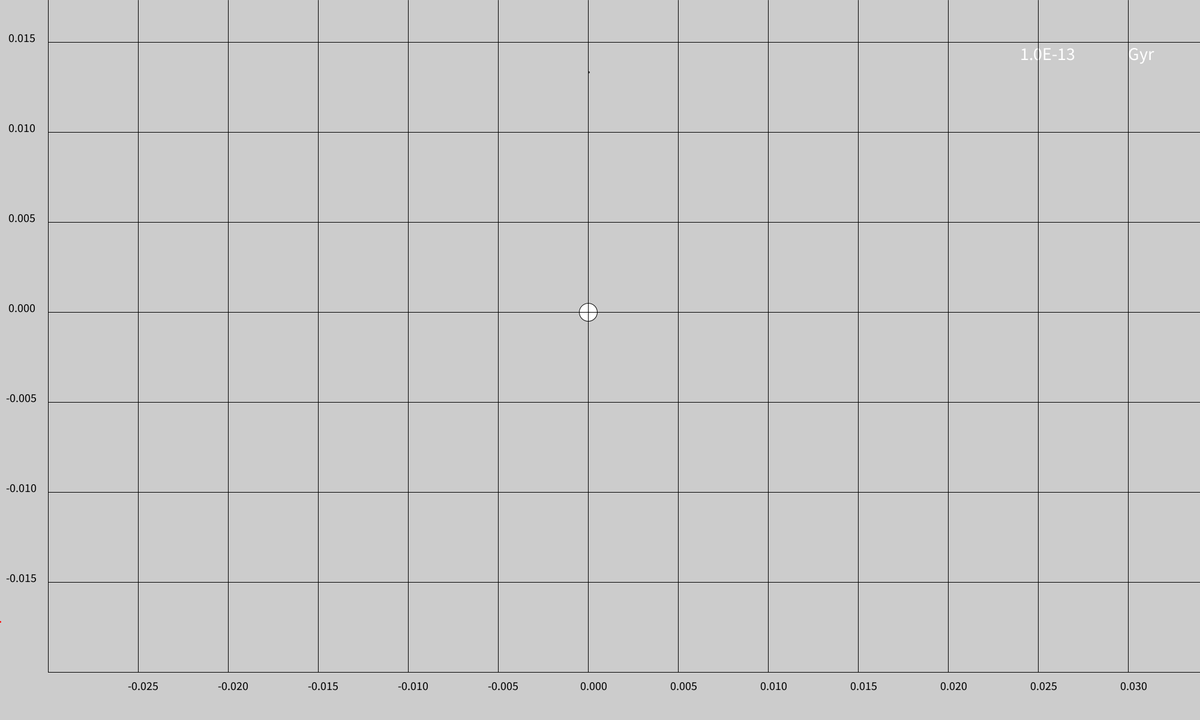
Frame 1 (no input)
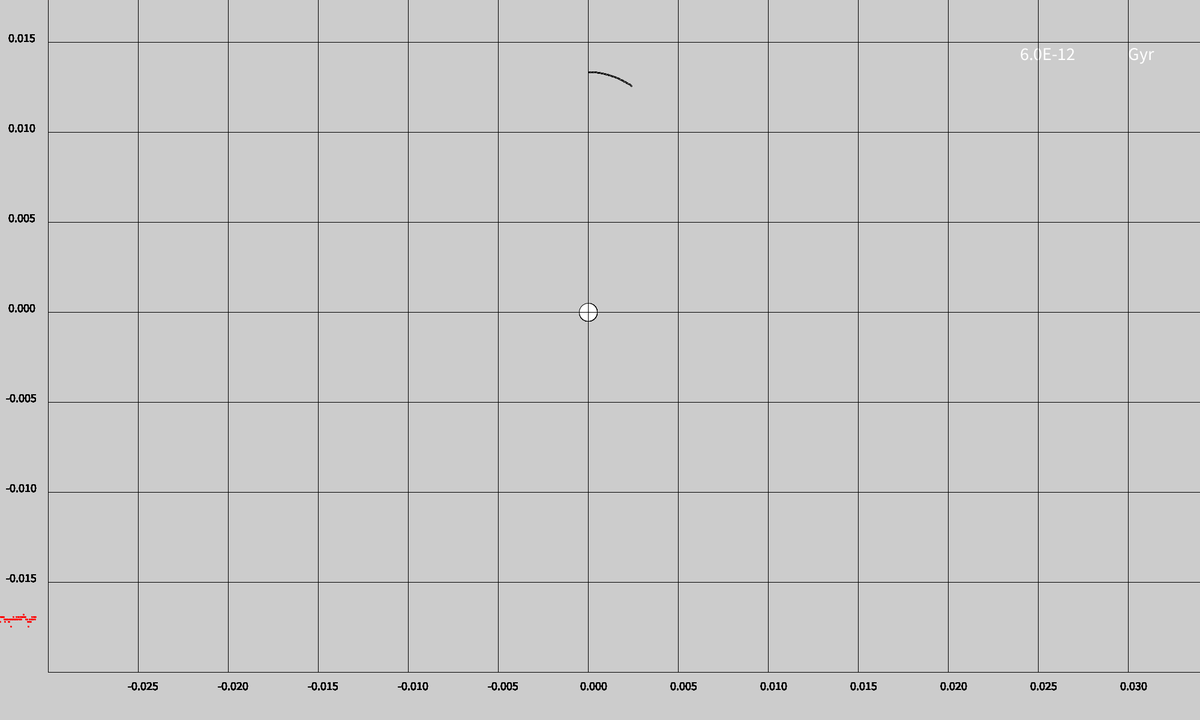
Frame 60 (the mouse pressed at the canvas centre just before this capture)
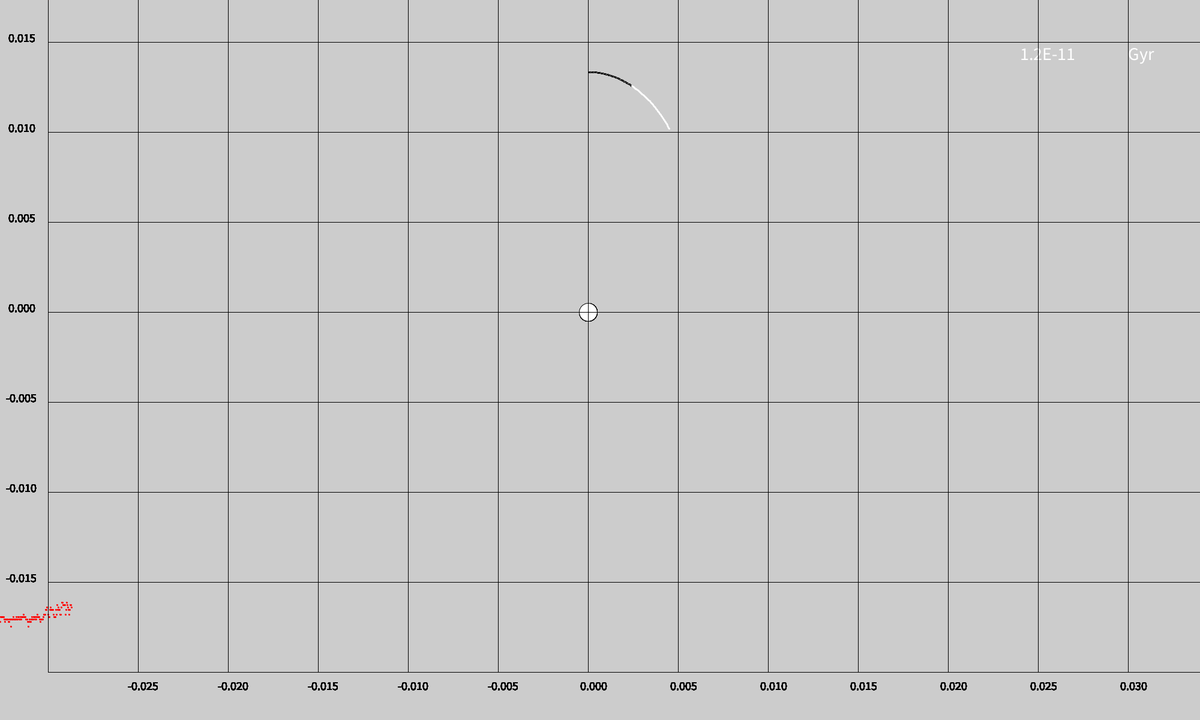
Frame 120 (the mouse held since frame 60 and released just before this capture)

The Processing sketch that drew these frames (run headless with seeded random() and noise(); from frame 60 on, the mouse is pressed at the canvas centre):

// Processing sketch: verlet_integrator
// ── verlet_integrator.pde
planet p;
sun s;
float x;
float y;
float kpc;
float kpcy;
float count;

void setup(){
  size(2000,1200);
  p = new planet();
  s = new sun();
  frameRate(100);
}

void draw(){
  PVector force = s.attract(p);
  p.apply(force);
  
  p.update();
  // PRINT TOTAL ENERGY
  //float ke = p.kinetic(s);
  //s.gpe(ke);





  // CREATE AXES
  line(80,0,80,1120);
  line(80,1120,2000,1120);
  p.display();
  s.display();
  
  //STOPPING TIME COUNT FROM BUGGING
  stroke(204);
  fill(204);
  rect(1650,50,190,100);
  stroke(204);
  fill(204);
  rect(1800,50,190,100);
  
  //TIME COUNT
  fill(255);
  stroke(0);
  textAlign(LEFT);
  textSize(30);  
  text(count*0.0000000000001 + " ",width-300,100);
  text("Gyr", width-120,100);
  

  //CREATING GRID
  count=count+0.0000000001;
  kpc = -0.025;
  kpcy = -0.015;
  x = 80;
  while (x<width) {
    line(x, 0, x, 1120);
    x = x + 150;
    stroke(0);
    fill(0);
    textSize(20);
    text(kpc, x-17, 1150);
    kpc = kpc + 0.005;
    if (x == 80+150*5) {
      kpc = 0;
    }
  }
  y = 1120;
  while (y>0) {
    line(80, y, 2000, y);
    y = y - 150;
    stroke(0);
    fill(0);
    textSize(20);
    text(kpcy, 10, y);
    kpcy = kpcy + 0.005;
  }
}

// ── planet.pde
class planet {
  PVector position;
  PVector positionold;
  PVector acceleration;
  PVector velocity;
  float mass;
  float timestep;
  float counter;
  float time;
  float cou;
  float mag;

  planet() {
    position = new PVector(980,120);
    velocity = new PVector(sqrt(5)-1,0);
    positionold = new PVector(980,120); //(997.765,250)
    acceleration = new PVector(0,0);
    mass = 20;
    timestep = 1;
    time = 0;
    count = 0;
    counter = 0;
    cou = 0;
  }
  
  void update() {
    if (cou == 0) {
      // Modified Euler
      velocity.add(acceleration.mult(timestep));
      position.add(velocity.mult(timestep));
      velocity.div(timestep);
      acceleration.mult(0);
      cou = cou + 0;
      
    }
    PVector r = PVector.sub(s.position,position);
    PVector p = velocity.mult(mass);
    PVector cross = r.cross(p);
    mag = cross.mag();
    velocity.div(mass);
    if (cou > 0) {
      // Stormer Verlet
      PVector positiontemp = new PVector(position.x,position.y);
      position = (position.mult(2).sub(positionold)).add(acceleration.mult(timestep*timestep));  
      positionold.set(positiontemp);  
      // Leapfrog
      //velocity = PVector.sub(position, positionold);
      //position = position.add(velocity).add(acceleration.mult(timestep*timestep));
    }
    fill(255,0,0);
    stroke(255,0,0);
    //ellipse(count, height - (velocity.mag()*velocity.mag()*mass*0.5)/2, 2,2);
    ellipse(count, height - (mag*10000/2-98885100/2), 2,2);
    println(mag*10000/2-98885000/2);
    if (count > width) {
      count = 0;
      fill(204);
      stroke(204);
      rect(0,800,2000,400);
    }
    count = count + 1;
    
    
  }

  
  void apply(PVector force){
    PVector f = PVector.div(force,mass);
    acceleration = f;
  }
  
  float kinetic(sun s) {
    float ke = velocity.mag()*velocity.mag()*mass/2;
    return ke;
  }
  
  void display() {
    stroke(0);
    fill(255);
    
    
    // TRYING THE MAKE THE ORBIT SWITCH COLOURS
    if (counter == 0) {
      if (position.x > 980) {
        counter = counter + 1;
      }
    }
    if (counter == 1) {
      if (position.x < 980) {
        counter = counter + 1;
      }
    }
    if (counter == 2) {
      if (position.x > 980) {
        counter = counter + 1;
      }
    }
    if (counter == 3) {
      stroke(255);
      if (position.x < 980) {
        counter = counter + 1;
      }
    }
    if (counter == 4) {
      if (position.x > 980) {
        counter = 0;
      }
      stroke(255);
    }
    
    
    
    if (mousePressed) {
      stroke(255);
    }
    ellipse(position.x,position.y,2,2);
    
    
    
  }
}
    
  
  

// ── sun.pde
class sun {
  PVector position;
  float mass;
  float g;
  
  sun() {
    position = new PVector(980,520);
    mass = 200;
    g = 10;
  }
  
  PVector attract(planet p) {
    PVector force = PVector.sub(position,p.position);
    float d = force.mag();
    force.normalize();
    float strength = (g*mass*p.mass)/(d*d);
    //println(strength*d);
    
    force.mult(strength);
    return force;
  }
  
  void gpe(float ke) {
    PVector force = PVector.sub(position,p.position);
    float d = force.mag();
    float gp = (g*mass*p.mass)/(d);
    float total = ke - gp;    
    //println(gp);
    //println(ke);
    println(total);
  }
    
  
  void display() {
    stroke(0);
    fill(255);
    ellipse(position.x,position.y,30,30);
  }
}
